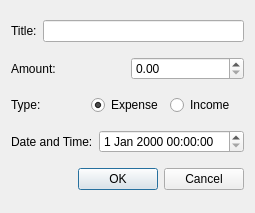
<?xml version="1.0" encoding="UTF-8"?>
<ui version="4.0">
 <class>Dialog</class>
 <widget class="QDialog" name="Dialog">
  <property name="geometry">
   <rect>
    <x>0</x>
    <y>0</y>
    <width>228</width>
    <height>213</height>
   </rect>
  </property>
  <property name="windowTitle">
   <string>Dialog</string>
  </property>
  <layout class="QVBoxLayout" name="verticalLayout">
   <item>
    <layout class="QHBoxLayout" name="horizontalLayout">
     <item>
      <widget class="QLabel" name="titleLabel">
       <property name="text">
        <string>Title:</string>
       </property>
       <property name="buddy">
        <cstring>titleEdit</cstring>
       </property>
      </widget>
     </item>
     <item>
      <widget class="QLineEdit" name="titleEdit">
       <property name="maxLength">
        <number>255</number>
       </property>
      </widget>
     </item>
    </layout>
   </item>
   <item>
    <layout class="QHBoxLayout" name="horizontalLayout_2">
     <item>
      <widget class="QLabel" name="amounLabel">
       <property name="text">
        <string>Amount:</string>
       </property>
      </widget>
     </item>
     <item>
      <widget class="QDoubleSpinBox" name="amountEdit">
       <property name="minimum">
        <double>0.000000000000000</double>
       </property>
       <property name="maximum">
        <double>10000.000000000000000</double>
       </property>
      </widget>
     </item>
    </layout>
   </item>
   <item>
    <layout class="QHBoxLayout" name="horizontalLayout_3">
     <item>
      <widget class="QLabel" name="typeLabel">
       <property name="text">
        <string>Type:</string>
       </property>
       <property name="buddy">
        <cstring>expenseRadioButton</cstring>
       </property>
      </widget>
     </item>
     <item>
      <widget class="QRadioButton" name="expenseRadioButton">
       <property name="enabled">
        <bool>true</bool>
       </property>
       <property name="sizePolicy">
        <sizepolicy hsizetype="Minimum" vsizetype="Fixed">
         <horstretch>0</horstretch>
         <verstretch>0</verstretch>
        </sizepolicy>
       </property>
       <property name="mouseTracking">
        <bool>true</bool>
       </property>
       <property name="tabletTracking">
        <bool>false</bool>
       </property>
       <property name="acceptDrops">
        <bool>false</bool>
       </property>
       <property name="text">
        <string>Expense</string>
       </property>
       <property name="checked">
        <bool>true</bool>
       </property>
      </widget>
     </item>
     <item>
      <widget class="QRadioButton" name="IncomeRadioButton">
       <property name="text">
        <string>Income</string>
       </property>
      </widget>
     </item>
    </layout>
   </item>
   <item>
    <layout class="QHBoxLayout" name="horizontalLayout_4">
     <item>
      <widget class="QLabel" name="dateLabel">
       <property name="text">
        <string>Date and Time:</string>
       </property>
       <property name="buddy">
        <cstring>dateTimeEdit</cstring>
       </property>
      </widget>
     </item>
     <item>
      <widget class="QDateTimeEdit" name="dateTimeEdit"/>
     </item>
    </layout>
   </item>
   <item>
    <widget class="QDialogButtonBox" name="buttonBox">
     <property name="orientation">
      <enum>Qt::Horizontal</enum>
     </property>
     <property name="standardButtons">
      <set>QDialogButtonBox::Cancel|QDialogButtonBox::Ok</set>
     </property>
    </widget>
   </item>
  </layout>
 </widget>
 <resources/>
 <connections/>
</ui>
